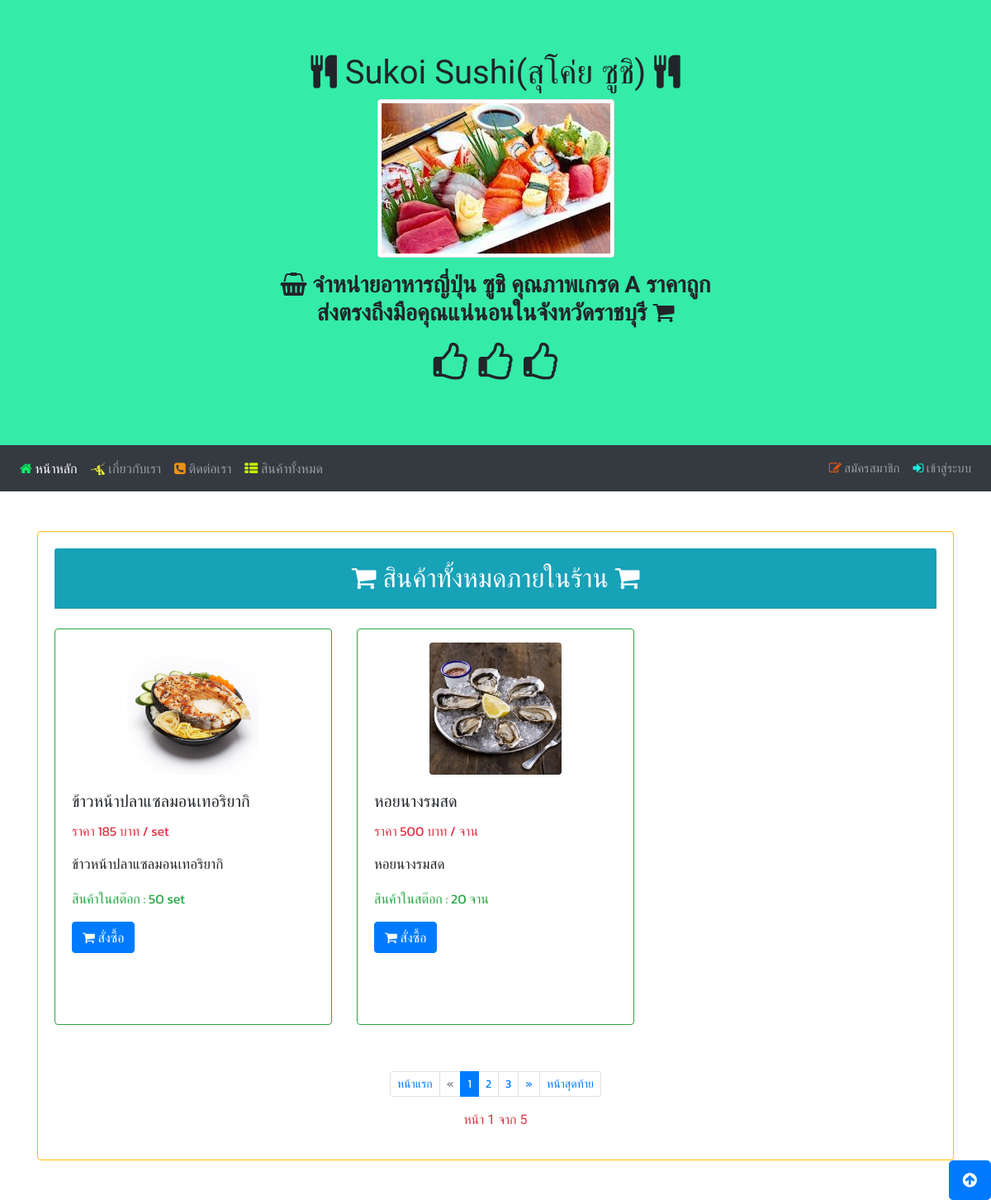
Page /allproduct/ on the committed database.
### myapp/models.py (models this page shows, shortened)
class AllProduct(models.Model):
    name = models.CharField(max_length=100)
    price = models.CharField(max_length=100)
    detail = models.TextField(null=True, blank=True)
    imageurl = models.CharField(max_length=200, null=True, blank=True)
    instock = models.BooleanField(default=True)
    quantity = models.IntegerField(default=1)
    unit = models.CharField(max_length=200, default='-')
    image = models.ImageField(upload_to="products",null=True,blank=True)

### myapp/views.py (the view)
# urls.py: path('allproduct/', Product, name='allproduct-page'),
def Product(request):
	product = AllProduct.objects.all().order_by('id').reverse()
	paginator = Paginator(product,2)
	page = request.GET.get('page')
	product = paginator.get_page(page)
	context = {'product': product}
	return render(request, 'myapp/allproduct.html', context)

### myapp/templates/myapp/allproduct.html
{% extends 'myapp/base.html' %}
{% block content %}
<div class="card border border-warning">
  <div class="card-body">
    <div class="card-header text-center bg-info text-white text-center f-h1" style="font-size: 2rem;"> <i class="fa fa-shopping-cart"></i> สินค้าทั้งหมดภายในร้าน <i class="fa fa-shopping-cart"></i></div>
      <div class="row mt-4">
        {% for pd in product %}
        <div class="col-sm-4 mb-2">
          <div class="card-deck">
            <div class="card border-success" style="height: 30rem;">
                {% if pd.image %}
                  <img src="{{ pd.image.url }}" class="img-fluid mt-3 rounded mx-auto d-block"style="width: 10rem;">
                {% elif pd.imageurl != None %}
                  <img src="{{ pd.imageurl }}" class="img-fluid mt-3 rounded mx-auto d-block"style="width: 10rem;">
                {% else %}
                  <img src="/media/default.png" class="img-fluid mt-3 rounded mx-auto d-block"style="width: 14rem;">
                {% endif %}
              <div class="card-body">
                <h5 class="card-title f-h1">{{ pd.name }}</h5>
                <p class="card-text text-danger f-h3">ราคา {{ pd.price }} บาท / {{ pd.unit }}</p>
                    <p class="card-text f-h3" style="font-size: 17px;">{{ pd.detail|truncatechars_html:50 }}</p>
                      {% if pd.quantity > 0 %}
                        <p class="card-text text-success f-h3">สินค้าในสต๊อก : {{ pd.quantity }} {{ pd.unit }}</p>
                      {% else %}
                        <p class="card-text text-warning f-h3">สินค้าอาจจะหมดสต๊อก กรุณาติดต่อแอดมิน</p>
                      {% endif %}
                      {% if pd.instock == True %}
                            {% if user.is_authenticated %}
                              <a href="{% url 'addtocart-page' pd.id %}" class="btn btn-primary f-h3"><i class="fa fa-shopping-cart"></i> สั่งซื้อ</a>
                            {% else %}
                              <a href="{% url 'login' %}" class="btn btn-primary f-h3"><i class="fa fa-shopping-cart"></i> สั่งซื้อ</a>
                            {% endif %}
                            {% else %}
                        <a href="#" class="btn btn-danger f-h3"><i class="fa fa-times-circle"></i> สินค้าหมดแล้ว</a>
                      {% endif %}
              </div>
            </div>
          </div>
        </div>
        {% endfor %}
      </div><br><br>
        {% if product.paginator.num_pages > 1 %}
            <nav aria-label="Page navigation">
                <ul class="pagination pagination-sm justify-content-center f-h3">
                    {% if product.paginator.num_pages != 1 %}
                        <li class="page-item"><a class="page-link" href="?page=1">หน้าแรก</a></li>
                    {% else %}
                        <li class="page-item disabled"><a class="page-link" href="#">หน้าแรก</a></li>
                    {% endif %}
                    {% if product.has_previous %}
                        <li class="page-item"><a class="page-link" href="?page={{ product.previous_page_number }}">&laquo;</a></li>
                    {% else %}
                        <li class="page-item disabled"><a class="page-link" href="#">&laquo;</a></li>
                    {% endif %}
                    {% for i in product.paginator.page_range %}
                        {% if product.number == i %}
                            <li class="page-item active"><a class="page-link" href="#">{{ i }} <span class="sr-only">(current)</span></a></li>
                        {% elif product.number > i|add:"-3" and product.number < i|add:"+3"%}
                            <li class="page-item"><a class="page-link" href="?page={{ i }}">{{ i }}</a></li>
                        {% endif %}
                    {% endfor %}
                    {% if product.has_next %}
                        <li class="page-item"><a class="page-link" href="?page={{ product.next_page_number }}">&raquo;</a></li>
                    {% else %}
                        <li class="page-item disabled"><a class="page-link" href="#">&raquo;</a></li>
                    {% endif %}
                    {% if product.paginator.num_pages != product.number %}
                        <li class="page-item"><a class="page-link" href="?page={{ product.paginator.num_pages }}">หน้าสุดท้าย</a></li>
                    {% else %}
                        <li class="page-item disabled"><a class="page-link" href="#">หน้าสุดท้าย</a></li>
                    {% endif %}
                </ul> <p class="text-center f-h1 text-danger">หน้า {{ product.number }} จาก {{ product.paginator.num_pages}}</p>
            </nav>
        {% endif %}
    </div>
  </div>
{% endblock content %}

### myapp/static/css/style.css (style rules this page uses)
.f-h1 { font-family: 'Chonburi', cursive; }
.f-h3 { font-family: 'Kanit', sans-serif; }

### rows in the picture
AllProduct: image (picture), name "ข้าวหน้าปลาแซลมอนเทอริยากิ", price "185", unit "set", detail "ข้าวหน้าปลาแซลมอนเทอริยากิ", quantity "50", instock True (drawn)
AllProduct: image (picture), name "หอยนางรมสด", price "500", unit "จาน", detail "หอยนางรมสด", quantity "20", instock True (drawn)

### other values in the picture
{{ i }} "1"
{{ i }} "2" "3"
{{ product.number }} "1"
{{ product.paginator.num_pages }} "5"
